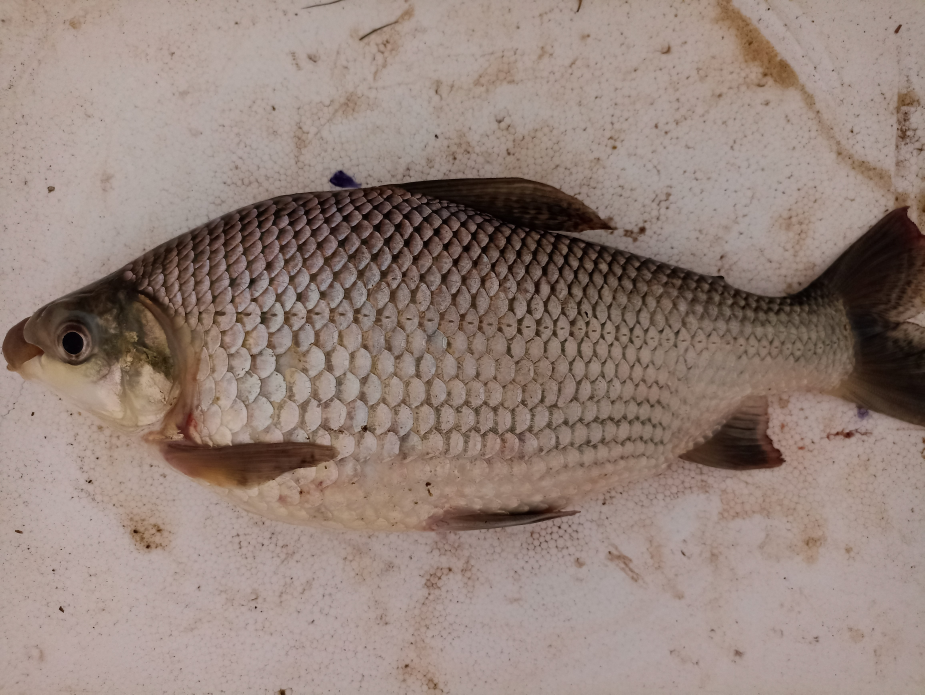
#> input picture data/coletas/combined/images/IMG_20220110_152533.jpg, 4624 x 3472 px (shown at 1/5 size)
$ python -i commons.py   (imports and definitions only)
#> lines starting #> are read from the running program, lines starting #| are printed output that depends on the picture
from __future__ import annotations

import statistics
from typing import List, Optional, Tuple, Union

import numpy as np
from joblib import Parallel, delayed
from matplotlib import pyplot as plt
from mpl_toolkits.axes_grid1 import ImageGrid
from skimage import exposure, filters, measure, morphology
from skimage.color import rgb2gray
from skimage.io import imread
from skimage.transform import resize
from tqdm import tqdm


# [19 lines left out: function check_colision_border, not called in this run]


def binarize_image(arr: np.ndarray) -> np.ndarray:
    """Binariza um array usando o limiar de triangle threshold.

    Args:
        arr: Array de entrada (grayscale ou float).

    Returns:
        Máscara booleana com os pixels acima do limiar como True.
    """
    return arr > filters.threshold_triangle(arr)
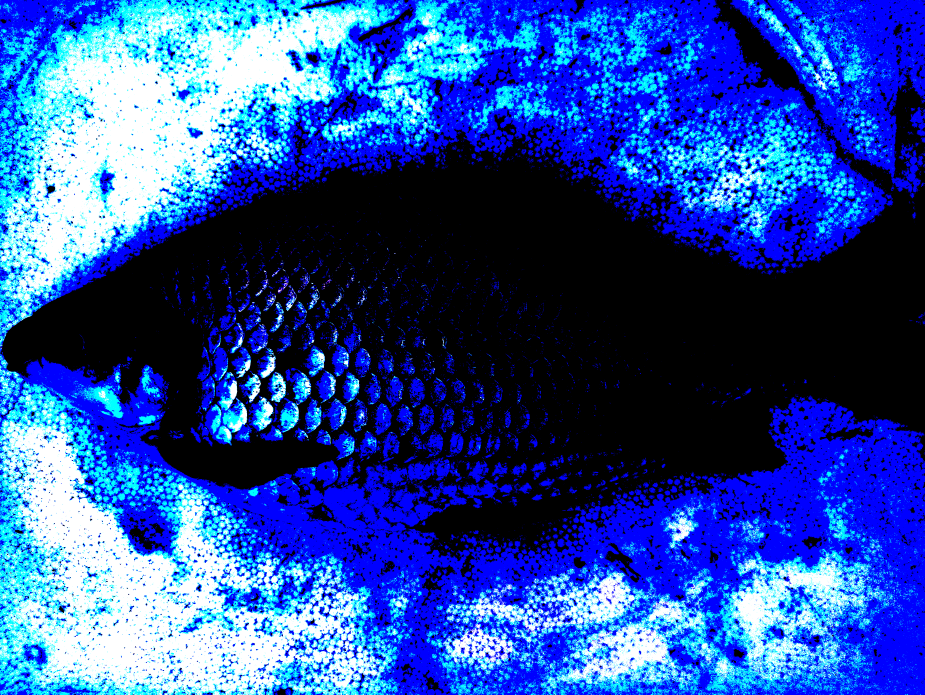
#> returned value: shape (3472, 4624, 3) bool (shown at 1/5 size); mean of channels 0, 1, 2 0.633, 0.303, 0.161; drawn as B, G, R


# [74 lines left out: functions plot, load_images_from_directory_resize, load_images_from_directory, not called in this run]


def auto_invert_image_mask(arr: np.ndarray) -> np.ndarray:
    """Inverte a máscara binária se a maioria dos pixels for True (foreground).

    Garante que as máscaras tenham sempre fundo preto (0) e ROI branco (1).

    Args:
        arr: Máscara binária de entrada.

    Returns:
        Máscara possivelmente invertida.
    """
    img = arr.copy()

    if statistics.mode(img.flatten()):
        img = np.invert(img)

    return img


def find_bighest_cluster_area(clusters: np.ndarray) -> int:
    """Retorna a área (em pixels) do maior cluster rotulado.

    Args:
        clusters: Imagem com labels de regiões (saída de measure.label).

    Returns:
        Área em pixels do maior cluster.

    Raises:
        ValueError: Se não houver regiões na imagem.
    """
    regions = measure.regionprops(clusters)
    if not regions:
        raise ValueError("Nenhuma região encontrada na imagem de clusters.")
    return max(r.area for r in regions)


def find_bighest_cluster(img: np.ndarray) -> np.ndarray:
    """Mantém somente o maior cluster foreground de uma máscara binária.

    Args:
        img: Máscara binária de entrada.

    Returns:
        Máscara booleana contendo apenas o maior cluster.
    """
    clusters = auto_invert_image_mask(img)
    clusters = measure.label(clusters, background=0)
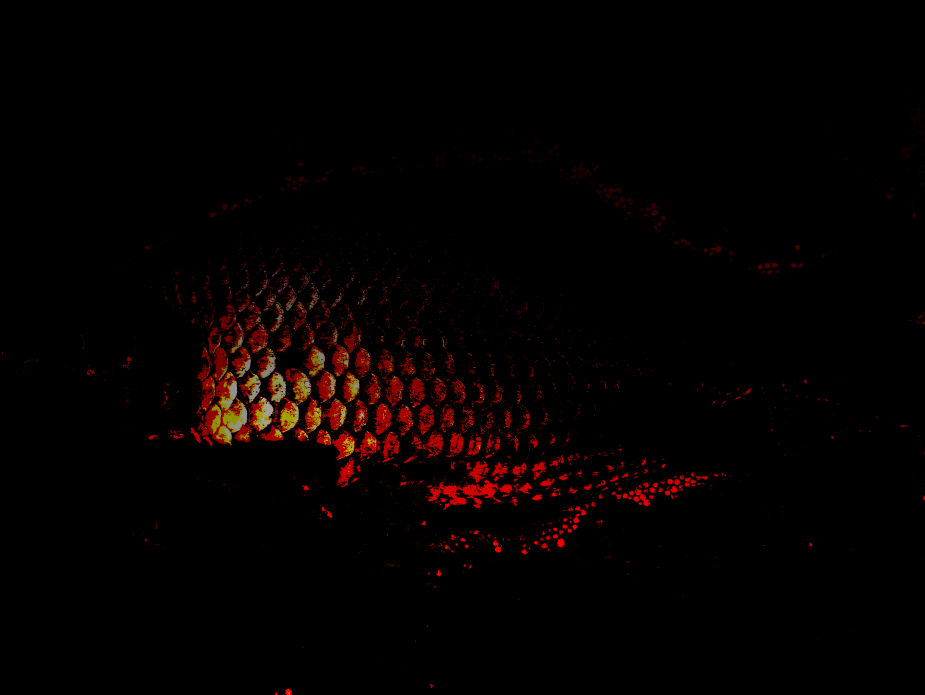
#> clusters: shape (3472, 4624, 3) int32 (shown at 1/5 size); mean R, G, B 257.4, 48, 17.7; drawn with min black and max white
    cluster_size = find_bighest_cluster_area(clusters)
#> in find_bighest_cluster_area, `regions = measure.regionprops(clusters)`: regions = 11857 regions
#> cluster_size = 16297377

#> (the run stopped early here; a loop or call above may not have finished)

$ run again, on data/coletas/combined/images/IMG_20221029_093023.jpg
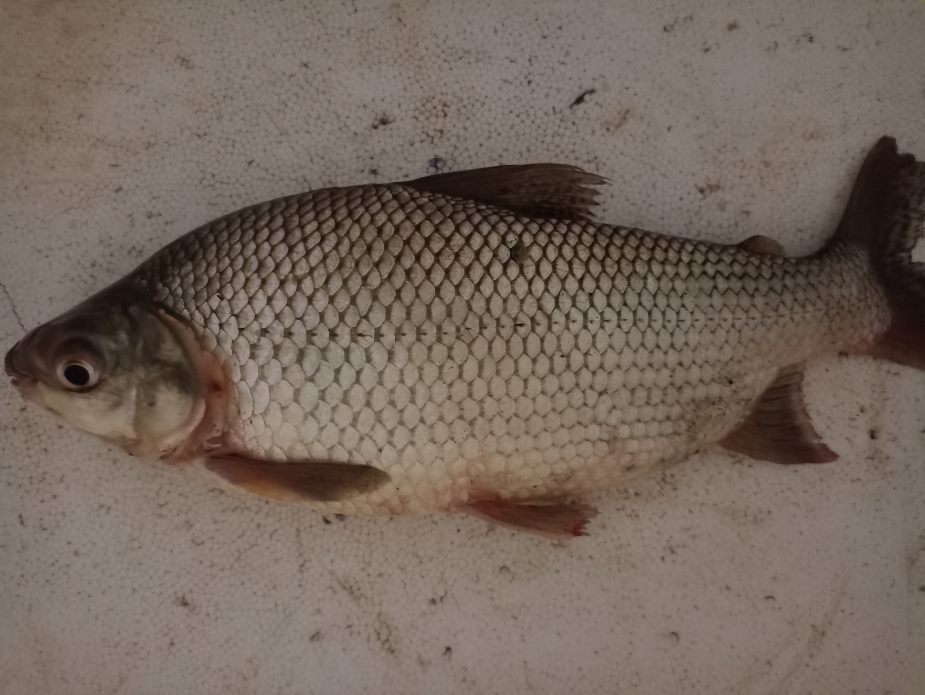
#> input picture data/coletas/combined/images/IMG_20221029_093023.jpg, 4624 x 3472 px (shown at 1/5 size)
#> in binarize_image, `return arr > filters.threshold_triangle(arr)`:
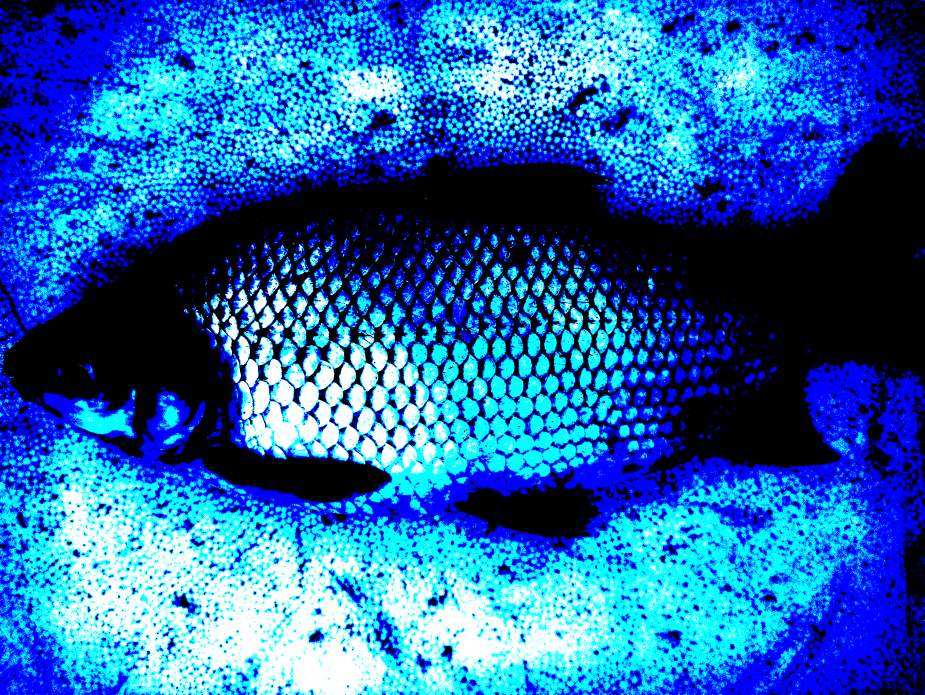
#> returned value: shape (3472, 4624, 3) bool (shown at 1/5 size); mean of channels 0, 1, 2 0.701, 0.4, 0.127; drawn as B, G, R
#> in find_bighest_cluster, `clusters = measure.label(clusters, background=0)`:
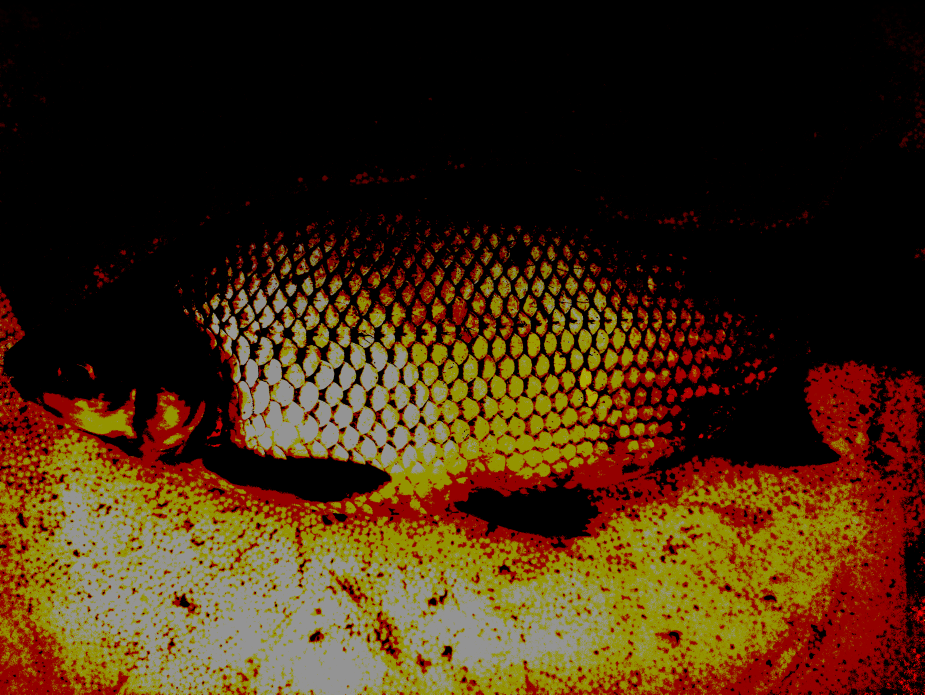
#> clusters: shape (3472, 4624, 3) int32 (shown at 1/5 size); mean R, G, B 3487.2, 2219.7, 820.7; drawn with min black and max white
#> regions = 13516 regions
#> cluster_size = 12267254

$ run again, on data/coletas/combined/images/IMG_20221029_093148.jpg
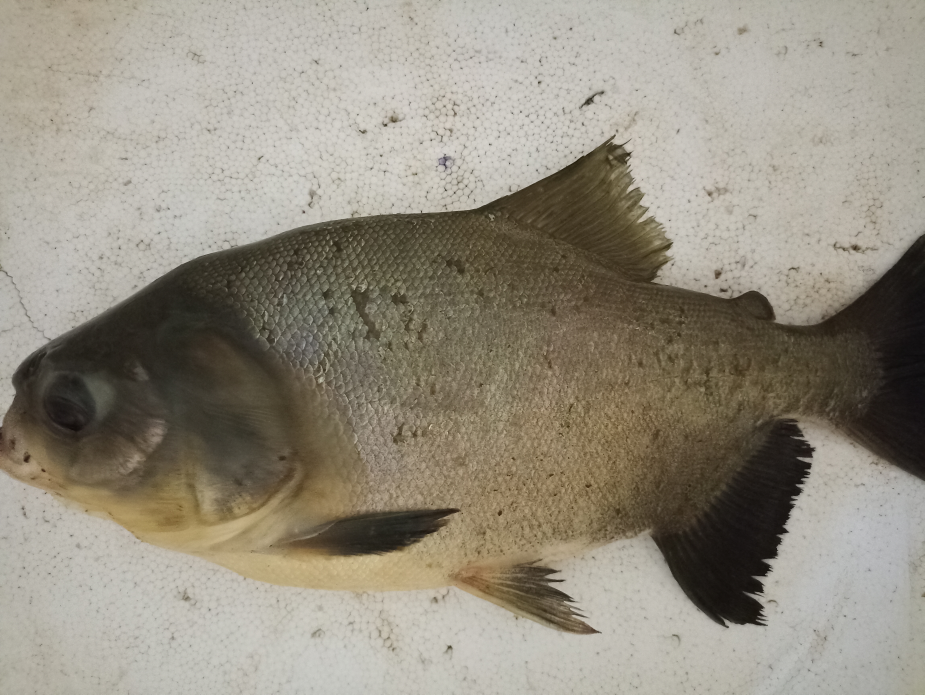
#> input picture data/coletas/combined/images/IMG_20221029_093148.jpg, 4624 x 3472 px (shown at 1/5 size)
#> in binarize_image, `return arr > filters.threshold_triangle(arr)`:
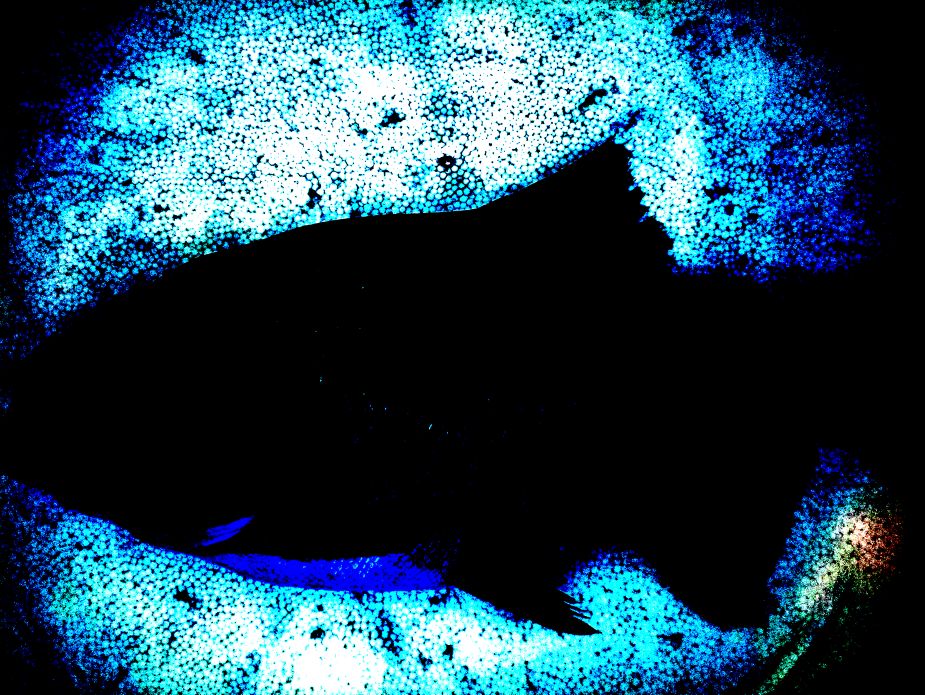
#> returned value: shape (3472, 4624, 3) bool (shown at 1/5 size); mean of channels 0, 1, 2 0.349, 0.28, 0.128; drawn as B, G, R
#> in find_bighest_cluster, `clusters = measure.label(clusters, background=0)`:
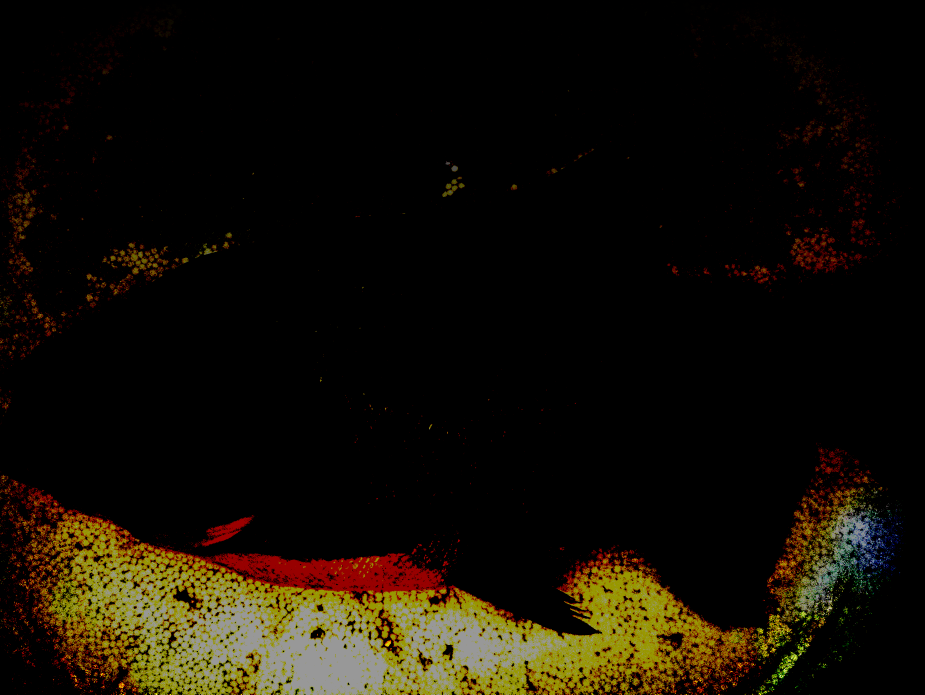
#> clusters: shape (3472, 4624, 3) int32 (shown at 1/5 size); mean R, G, B 2044.2, 1542.1, 565.6; drawn with min black and max white
#> regions = 25670 regions
#> cluster_size = 7748098

$ run again, on data/coletas/combined/images/IMG_20221029_093253.jpg
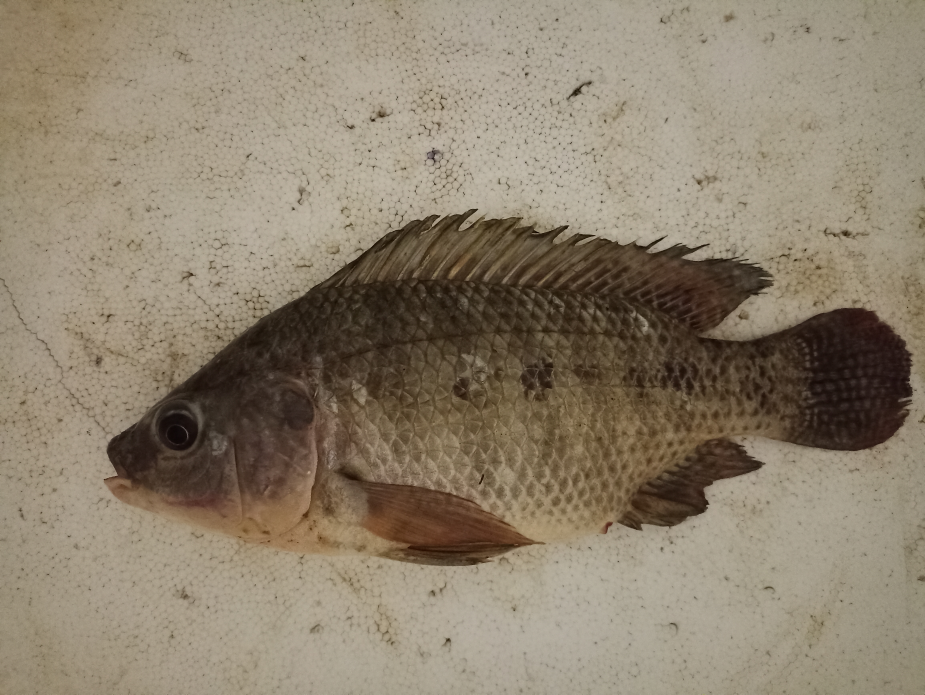
#> input picture data/coletas/combined/images/IMG_20221029_093253.jpg, 4624 x 3472 px (shown at 1/5 size)
#> in binarize_image, `return arr > filters.threshold_triangle(arr)`:
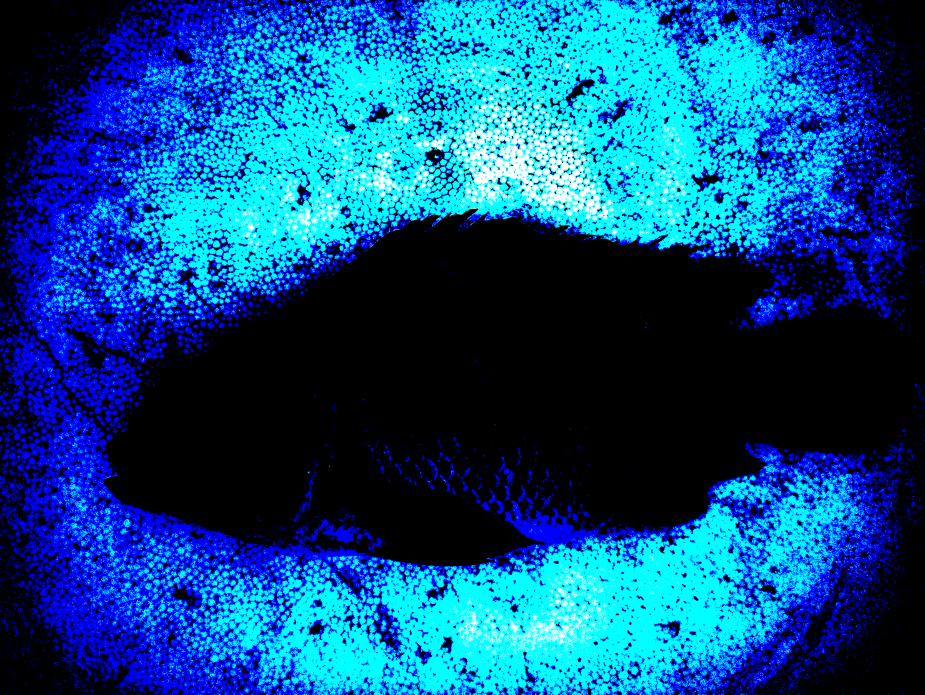
#> returned value: shape (3472, 4624, 3) bool (shown at 1/5 size); mean of channels 0, 1, 2 0.522, 0.294, 0.0204; drawn as B, G, R
#> in find_bighest_cluster, `clusters = measure.label(clusters, background=0)`:
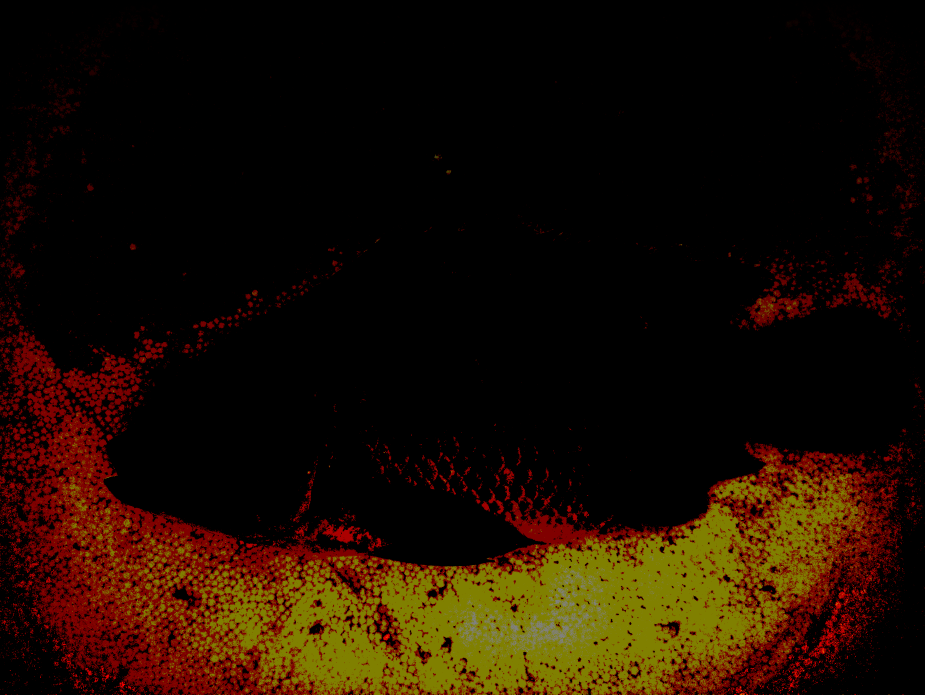
#> clusters: shape (3472, 4624, 3) int32 (shown at 1/5 size); mean R, G, B 2823, 1351.5, 45.5; drawn with min black and max white
#> regions = 24684 regions
#> cluster_size = 7969992
